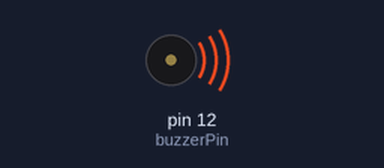
Simulated run of this sketch. Board: Arduino Uno, built with avr-gcc and run on an emulated ATmega328P. On the bench: buzzer (waves = sounding).

Above: at 0.2 s.
At 17.82 s:
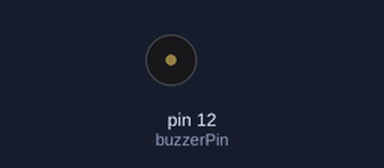
Timing chart, 0 to 18.2 s (numbered marks = the images above):
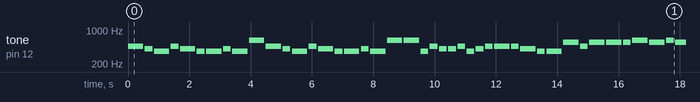

Measured:
- by itself, tone on pin 12 (buzzerPin): plays 466 Hz for 0.50 s, 415 Hz for 0.25 s, 370 Hz for 0.50 s, 466 Hz for 0.25 s, 415 Hz for 0.50 s, 370 Hz for 0.25 s … (283 notes in this stretch)

The sketch:

music.ino
```cpp
// Pin connected to the buzzer
const int buzzerPin = 12;

#define NOTE_E 659
#define NOTE_C_SHARP 554
#define NOTE_B 493
#define NOTE_A 440
#define NOTE_G_SHARP 415
#define NOTE_F_SHARP 370
#define NOTE_D_SHARP 622
#define NOTE_A_SHARP 466

int melodies1[] = {
  NOTE_D_SHARP, NOTE_C_SHARP, NOTE_C_SHARP, NOTE_F_SHARP, NOTE_F_SHARP, NOTE_G_SHARP, NOTE_A, NOTE_C_SHARP,
  NOTE_C_SHARP, NOTE_D_SHARP, NOTE_C_SHARP, NOTE_D_SHARP, NOTE_C_SHARP, NOTE_A, NOTE_G_SHARP, NOTE_F_SHARP, NOTE_A, NOTE_G_SHARP, NOTE_G_SHARP, NOTE_G_SHARP,
  NOTE_C_SHARP, NOTE_C_SHARP, NOTE_D_SHARP, NOTE_F_SHARP, NOTE_F_SHARP, NOTE_G_SHARP, NOTE_A, NOTE_G_SHARP,
  NOTE_G_SHARP, NOTE_G_SHARP, NOTE_F_SHARP, NOTE_G_SHARP, NOTE_A_SHARP, NOTE_A_SHARP, NOTE_A,
  NOTE_G_SHARP, NOTE_A_SHARP, NOTE_G_SHARP, NOTE_F_SHARP, NOTE_F_SHARP
};

int durations1[] = {
  400, 400, 400, 400, 400, 400, 400, 800,                      // First line (Jeeta tha jiske liye)
  400, 400, 400, 400, 400, 400, 400, 400, 400, 400, 400, 400,  // Second line (jiske liye marta tha)
  400, 400, 400, 400, 400, 400, 400, 800,                      // Third line (Ek aisi ladki thi)
  400, 400, 400, 400, 400, 400, 400,                           // Fourth line (jise main pyaar)
  400, 400, 400, 400                                           // Fifth line (karta tha)
};

int pardesi[][2] = {
  {NOTE_A_SHARP, 500}, {NOTE_G_SHARP, 250}, {NOTE_F_SHARP, 500}, {NOTE_A_SHARP, 250}, {NOTE_G_SHARP, 500}, {NOTE_F_SHARP, 250},
  {NOTE_F_SHARP, 500}, {NOTE_G_SHARP, 250}, {NOTE_F_SHARP, 500}, {NOTE_D_SHARP, 500},
  {NOTE_A_SHARP, 500}, {NOTE_G_SHARP, 250}, {NOTE_F_SHARP, 500}, {NOTE_A_SHARP, 250}, {NOTE_G_SHARP, 500}, {NOTE_F_SHARP, 250},
  {NOTE_F_SHARP, 500}, {NOTE_G_SHARP, 250}, {NOTE_F_SHARP, 500}, {NOTE_D_SHARP, 500},
  {NOTE_D_SHARP, 500}, {NOTE_F_SHARP, 250}, {NOTE_A_SHARP, 250}, {NOTE_G_SHARP, 250}, {NOTE_G_SHARP, 250}, {NOTE_A_SHARP, 250}, {NOTE_F_SHARP, 250}, {NOTE_G_SHARP, 250}, {NOTE_A_SHARP, 250},
  {NOTE_A_SHARP, 500}, {NOTE_A_SHARP, 250}, {NOTE_G_SHARP, 500}, {NOTE_F_SHARP, 250}, {NOTE_F_SHARP, 500},
  {NOTE_C_SHARP, 500}, {NOTE_A_SHARP, 250}, {NOTE_C_SHARP, 500}, {NOTE_C_SHARP, 500}, {NOTE_C_SHARP, 250}, {NOTE_D_SHARP, 500},
  {NOTE_C_SHARP, 500}, {NOTE_D_SHARP, 250}, {NOTE_C_SHARP, 500}, {NOTE_A_SHARP, 500}, {NOTE_A_SHARP, 250},
  {NOTE_A_SHARP, 500}, {NOTE_C_SHARP, 500}, {NOTE_C_SHARP, 500}, {NOTE_C_SHARP, 500}, {NOTE_D_SHARP, 500},
  {NOTE_C_SHARP, 500}, {NOTE_D_SHARP, 250}, {NOTE_E, 500}, {NOTE_D_SHARP, 250}, {NOTE_C_SHARP, 250}, {NOTE_A_SHARP, 500}, {NOTE_C_SHARP, 250}, {NOTE_A_SHARP, 500}, {NOTE_G_SHARP, 250}, {NOTE_F_SHARP, 250}
};

void setup() {
  pinMode(buzzerPin, OUTPUT);
}

void loop() {
  int melodyLength = sizeof(pardesi) / sizeof(pardesi[0]);  // Calculate the number of notes
  for (int i = 0; i < melodyLength; i++) {
    tone(buzzerPin, pardesi[i][0], pardesi[i][1]);
    delay(pardesi[i][1] + 50);
  }
  delay(2000);
}
```
